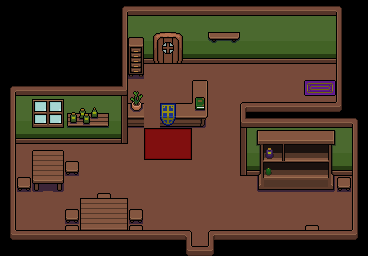

Below is a game level as drawn by its tile map, then a one-line description and the .tmx file that defines it, in full:
An orthogonal 23x16 tile map with 16x16 px tiles, 3 tile layers (Base, Ground, Upper), 3 tilesets and 15 objects (2x WorldObject, 2x Pot, Entrance, Shop Slate, Window, ...).

<map version="1.10" tiledversion="1.10.2" orientation="orthogonal" renderorder="right-down" width="23" height="16" tilewidth="16" tileheight="16" infinite="0" nextlayerid="11" nextobjectid="61">
 <properties>
  <property name="BuildingID" type="int" value="28" />
  <property name="Cutscenes" value="13" />
  <property name="MapType" value="Town" />
  <property name="Pantry" type="bool" value="true" />
  <property name="Shop" type="int" value="1" />
 </properties>
 <tileset firstgid="1" source="../Tilesets/tilesetHouses.tsx" />
 <tileset firstgid="521" source="../Tilesets/tsWalls_Floors.tsx" />
 <tileset firstgid="1005" source="../Tilesets/Decor.tsx" />
 <layer id="2" name="Base" width="23" height="16">
  <data encoding="csv">
566,566,566,566,566,566,566,566,566,566,566,566,566,566,566,566,566,566,566,566,566,566,566,
566,566,566,566,566,566,566,566,697,697,697,697,697,697,697,697,697,697,697,697,697,566,566,
566,566,566,566,566,566,566,566,719,719,719,719,719,719,719,719,719,719,719,719,719,566,566,
566,566,566,566,566,566,566,566,741,741,741,741,741,741,741,741,741,741,741,741,741,566,566,
566,566,566,566,566,566,566,566,895,895,895,895,895,895,895,895,895,895,895,895,895,566,566,
566,566,566,566,566,566,566,566,895,895,895,895,895,895,895,895,895,895,895,895,895,566,566,
566,697,697,697,697,697,697,697,895,895,895,895,895,895,895,895,895,895,895,895,895,566,566,
566,719,719,719,719,719,719,719,895,895,895,895,895,895,895,566,566,566,566,566,566,566,566,
566,741,741,741,741,741,741,741,895,895,895,895,895,895,895,697,697,697,697,697,697,697,566,
566,895,895,895,895,895,895,895,895,895,895,895,895,895,895,719,719,719,719,719,719,719,566,
566,895,895,895,895,895,895,895,895,895,895,895,895,895,895,741,741,741,741,741,741,741,566,
566,895,895,895,895,895,895,895,895,895,895,895,895,895,895,895,895,895,895,895,895,895,566,
566,895,895,895,895,895,895,895,895,895,895,895,895,895,895,895,895,895,895,895,895,895,566,
566,895,895,895,895,895,895,895,895,895,895,895,895,895,895,895,895,895,895,895,895,895,566,
566,895,895,895,895,895,895,895,895,895,895,895,895,895,895,895,895,895,895,895,895,895,566,
566,566,566,566,566,566,566,566,566,566,566,566,895,566,566,566,566,566,566,566,566,566,566
</data>
 </layer>
 <layer id="1" name="Ground" width="23" height="16">
  <data encoding="csv">
0,0,0,0,0,0,0,609,544,544,544,544,544,544,544,544,544,544,544,544,544,610,0,
0,0,0,0,0,0,0,611,0,0,0,0,0,0,0,0,0,0,0,0,0,633,0,
0,0,0,0,0,0,0,611,1166,524,525,526,0,2158,2159,0,0,0,0,0,0,633,0,
0,0,0,0,0,0,0,611,1189,546,547,548,588,588,588,588,588,588,588,588,588,633,0,
0,0,0,0,0,0,0,611,1212,0,0,0,0,0,0,0,0,0,0,0,0,633,0,
609,544,544,544,544,544,544,545,0,0,0,0,0,0,0,0,0,0,0,2107,2108,633,0,
611,0,0,0,0,0,0,567,0,0,0,0,420,0,0,0,0,0,0,0,0,632,0,
611,0,2110,2111,2155,2156,2157,567,444,0,445,444,446,0,0,543,544,544,544,544,544,544,610,
611,588,588,588,588,588,588,589,0,2129,2130,2131,0,0,0,565,1685,1686,1687,1688,1689,0,633,
611,0,0,0,0,0,0,0,0,2175,2176,2177,0,0,0,565,1708,1709,1710,1711,1712,0,633,
611,0,1258,1259,1603,0,0,0,0,0,0,0,0,0,0,587,1731,1732,1733,1734,1735,588,633,
611,1603,1281,1282,0,0,0,0,0,0,0,0,0,0,0,0,1754,1755,1756,1757,1758,1603,633,
611,0,0,0,0,0,1603,0,0,0,0,0,0,0,0,0,0,0,0,0,0,0,633,
611,0,0,0,1603,1373,1374,1375,1603,0,0,0,0,0,0,0,0,0,0,0,0,0,633,
631,0,0,0,1603,1396,1397,1398,1603,0,0,0,0,0,0,0,0,0,0,1603,0,0,632,
0,0,0,0,0,0,0,0,0,0,0,631,0,632,0,0,0,0,0,0,0,0,0
</data>
 </layer>
 <layer id="3" name="Upper" width="23" height="16">
  <data encoding="csv">
0,0,0,0,0,0,0,0,0,0,0,0,0,0,0,0,0,0,0,0,0,0,0,
0,0,0,0,0,0,0,0,0,0,0,0,0,0,0,0,0,0,0,0,0,0,0,
0,0,0,0,0,0,0,0,0,0,0,0,0,0,0,0,0,0,0,0,0,0,0,
0,0,0,0,0,0,0,0,0,0,0,0,0,0,0,0,0,0,0,0,0,0,0,
0,0,0,0,0,0,0,0,0,0,0,0,0,0,0,0,0,0,0,0,0,0,0,
0,0,0,0,0,0,0,0,476,0,0,0,393,0,0,0,0,0,0,0,0,0,0,
0,0,2087,2088,2132,2133,2134,0,502,0,419,418,1793,0,0,521,522,522,522,522,522,0,0,
0,0,0,0,0,0,0,0,0,0,0,0,0,0,0,0,0,0,0,0,0,0,0,
0,0,0,0,0,0,0,0,0,0,0,0,0,0,0,0,0,0,0,0,0,0,0,
0,0,1235,1236,0,0,0,0,0,0,0,0,0,0,0,0,0,0,0,0,0,0,0,
0,0,0,0,0,0,0,0,0,0,0,0,0,0,0,0,0,0,0,0,0,0,0,
0,0,0,0,0,0,0,0,0,0,0,0,0,0,0,0,0,0,0,0,0,0,0,
0,0,0,0,0,1350,1351,1352,0,0,0,0,0,0,0,0,0,0,0,0,0,0,0,
0,0,0,0,0,0,0,0,0,0,0,0,0,0,0,0,0,0,0,0,0,0,0,
0,522,522,522,522,522,522,522,522,522,522,523,0,521,522,522,522,522,522,522,522,522,0,
0,0,0,0,0,0,0,0,0,0,0,0,522,0,0,0,0,0,0,0,0,0,0
</data>
 </layer>
 <objectgroup id="4" name="Travel">
  <object id="1" name="Entrance" x="192" y="252" width="16" height="4">
   <properties>
    <property name="EntranceDir" value="Up" />
    <property name="Map" value="mapTown" />
   </properties>
  </object>
 </objectgroup>
 <objectgroup id="8" name="MapObject">
  <object id="47" name="WorldObject" x="304" y="64" width="32" height="16">
   <properties>
    <property name="ObjectID" type="int" value="148" />
   </properties>
  </object>
  <object id="49" name="WorldObject" x="224" y="64" width="64" height="16">
   <properties>
    <property name="ObjectID" type="int" value="142" />
   </properties>
  </object>
  <object id="52" name="Shop Slate" x="144" y="112" width="16" height="16">
   <properties>
    <property name="ObjectID" type="int" value="179" />
   </properties>
  </object>
  <object id="53" name="Pot" x="128" y="128" width="16" height="16">
   <properties>
    <property name="ObjectID" type="int" value="155" />
   </properties>
  </object>
  <object id="54" name="Pot" x="240" y="176" width="16" height="16">
   <properties>
    <property name="ObjectID" type="int" value="154" />
   </properties>
  </object>
  <object id="55" name="Window" x="288" y="16" width="16" height="32">
   <properties>
    <property name="ObjectID" type="int" value="166" />
   </properties>
  </object>
  <object id="59" name="Adventure Board" x="112" y="144" width="16" height="16">
   <properties>
    <property name="ObjectID" type="int" value="146" />
   </properties>
  </object>
 </objectgroup>
 <objectgroup id="5" name="Character">
  <object id="10" name="Destination" x="16" y="144" width="336" height="80" />
  <object id="34" name="Inn_16" x="112" y="192" width="16" height="16" />
  <object id="35" name="C_Start" x="160" y="144" width="16" height="16" />
  <object id="37" name="Craft" x="304" y="80" width="16" height="16" />
  <object id="39" name="C_1" x="320" y="80" width="16" height="16" />
  <object id="43" name="NPC_20" x="160" y="64" width="16" height="16" />
  <object id="60" name="NPC_16" x="288" y="192" width="16" height="16" />
 </objectgroup>
</map>
